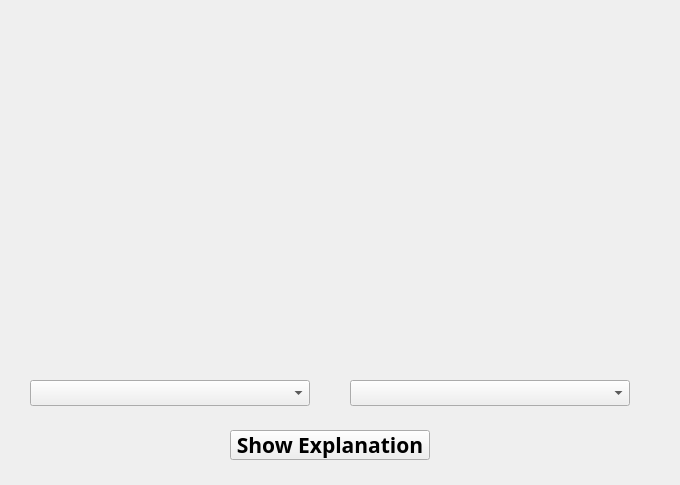
<?xml version="1.0" encoding="UTF-8"?>
<ui version="4.0">
 <class>SingleDecipher</class>
 <widget class="QWidget" name="SingleDecipher">
  <property name="geometry">
   <rect>
    <x>0</x>
    <y>0</y>
    <width>680</width>
    <height>485</height>
   </rect>
  </property>
  <property name="windowTitle">
   <string>Form</string>
  </property>
  <widget class="QLabel" name="card_img_01">
   <property name="geometry">
    <rect>
     <x>80</x>
     <y>30</y>
     <width>175</width>
     <height>315</height>
    </rect>
   </property>
   <property name="font">
    <font>
     <family>Cormorant Infant SemiBold</family>
     <pointsize>16</pointsize>
     <bold>true</bold>
    </font>
   </property>
   <property name="text">
    <string/>
   </property>
  </widget>
  <widget class="QComboBox" name="single_combo_01">
   <property name="geometry">
    <rect>
     <x>30</x>
     <y>380</y>
     <width>280</width>
     <height>26</height>
    </rect>
   </property>
   <property name="font">
    <font>
     <family>Cormorant Infant SemiBold</family>
     <pointsize>16</pointsize>
     <bold>true</bold>
    </font>
   </property>
  </widget>
  <widget class="QPushButton" name="decipher_btn">
   <property name="geometry">
    <rect>
     <x>230</x>
     <y>430</y>
     <width>200</width>
     <height>30</height>
    </rect>
   </property>
   <property name="font">
    <font>
     <family>Cormorant Infant SemiBold</family>
     <pointsize>16</pointsize>
     <bold>true</bold>
    </font>
   </property>
   <property name="text">
    <string>Show Explanation</string>
   </property>
  </widget>
  <widget class="QComboBox" name="single_combo_02">
   <property name="geometry">
    <rect>
     <x>350</x>
     <y>380</y>
     <width>280</width>
     <height>26</height>
    </rect>
   </property>
   <property name="font">
    <font>
     <family>Cormorant Infant SemiBold</family>
     <pointsize>16</pointsize>
     <bold>true</bold>
    </font>
   </property>
  </widget>
  <widget class="QLabel" name="card_img_02">
   <property name="geometry">
    <rect>
     <x>400</x>
     <y>30</y>
     <width>175</width>
     <height>315</height>
    </rect>
   </property>
   <property name="font">
    <font>
     <family>Cormorant Infant SemiBold</family>
     <pointsize>16</pointsize>
     <bold>true</bold>
    </font>
   </property>
   <property name="text">
    <string/>
   </property>
  </widget>
 </widget>
 <resources/>
 <connections/>
</ui>
